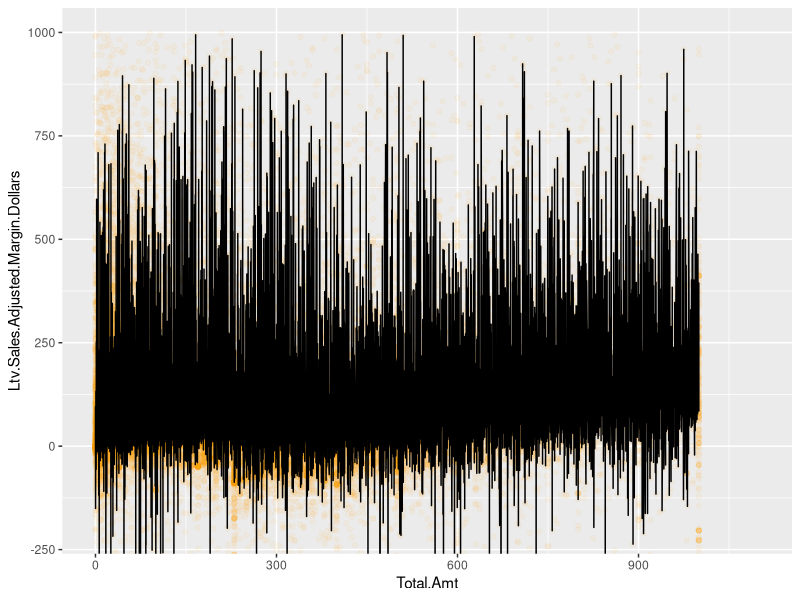

Source code (R): (Note: this script raises an error after producing the figure.)
library(ggplot2)

#mc<-sapply(mc,as.character)
#mc<-sapply(mc,as.numeric)
#mc<-data.frame(mc)
#class(mc)

mc<-read.csv('ReducedColumbus.csv')
head(mc)
mc$Ltv.Sales.Adjusted.Margin.Dollars<-as.numeric(as.character(mc$Ltv.Sales.Adjusted.Margin.Dollars))
mc$Total.Amt<-as.numeric(as.character(mc$Total.Amt))
mc$Ltv.Sales<-as.numeric(as.character(mc$Ltv.Sales))
mc$Ltv.Margin.Dollars<-as.numeric(as.character(mc$Ltv.Margin.Dollars))

ggplot(aes(x=Total.Amt,y=Ltv.Sales.Adjusted.Margin.Dollars),
       data=mc)+
  coord_cartesian(xlim = c(0, 1100),ylim=c(-200,1000))+
  geom_point(alpha = 1/20,color='orange')+
  geom_line(stat='summary',fun.y = mean)

+
  geom_line(stat='summary',fun.y = quantile,prob=.25,
              linetype =2, color = 'blue')+
  geom_line(stat='summary',fun.y = quantile,prob=.75,
            linetype =2, color = 'blue')
str(mc)
names(mc)

summary(mc)
head(mctest)
as.numeric(as.character(mc))

#ggplot(aes(x=age,y=friend_count),data=pf) +
#  coord_cartesian(xlim = c(13, 70),ylim=c(0,1000))+
#  geom_point(alpha = 1/20,position=position_jitter(h=0),
#             color = 'orange')+
# geom_line(stat='summary',fun.y = mean)+
#  geom_line(stat='summary',fun.y = quantile,prob=.1,
#            linetype =2, color = 'blue')+
  geom_line(stat='summary',fun.y = quantile,prob=.5,
            color = 'blue')+
  geom_line(stat='summary',fun.y = quantile,prob=.9,
            linetype =2, color = 'blue')+
  ggtitle('Friend Count by Age')